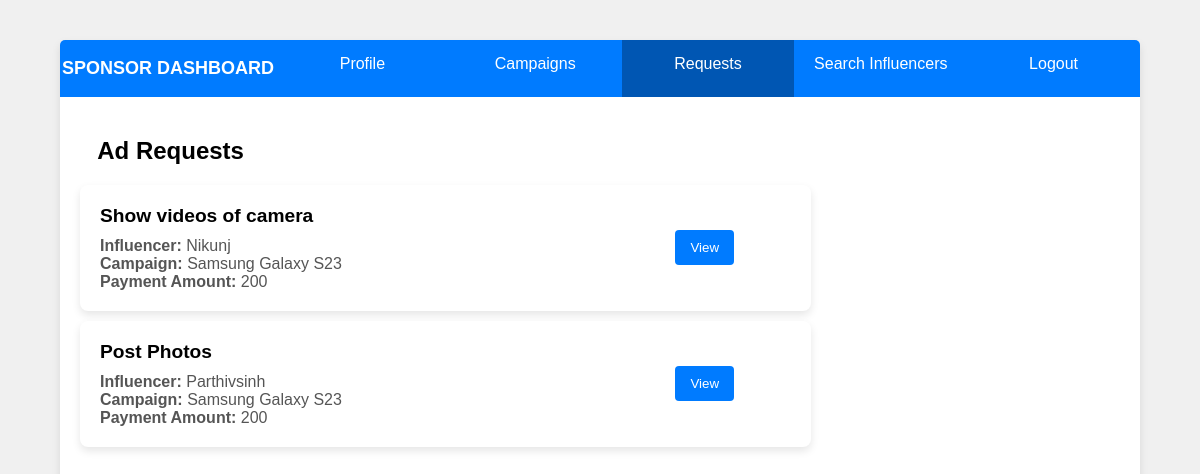
Page /spo-requests (signed in) on the committed database.
### main.py (models this page shows)
class Ad(db.Model):
    __tablename__ = 'ad_requests'
    ad_id = db.Column(db.Integer, autoincrement=True, primary_key=True, unique=True, nullable=False)
    ad_name = db.Column(db.String)
    campaign_id = db.Column(db.Integer, db.ForeignKey('campaigns.campaign_id'))
    requirements = db.Column(db.String)
    payment_amount = db.Column(db.Integer)
    payment_requested = db.Column(db.Integer)
    status = db.Column(db.String)
    spo_id = db.Column(db.Integer, db.ForeignKey('sponsors.sponsor_id'))
    inf_id = db.Column(db.Integer, db.ForeignKey('influencers.influencer_id'))
    campaign = db.relationship('Campaign', backref='ads')
    influencer = db.relationship('Influencer', backref='ads')

class Influencer(db.Model):
    __tablename__ = 'influencers'
    influencer_id = db.Column(db.Integer, autoincrement=True, primary_key=True, unique=True, nullable=False)
    name = db.Column(db.String, nullable=False)
    email = db.Column(db.String, nullable=False)
    platforms = db.Column(db.String)
    reach = db.Column(db.String)
    category = db.Column(db.String)
    bio = db.Column(db.String)
    user_id = db.Column(db.Integer, db.ForeignKey('users.user_id'))

class Campaign(db.Model):
    __tablename__ = 'campaigns'
    campaign_id = db.Column(db.Integer, autoincrement=True, primary_key=True, unique=True, nullable=False)
    campaign_name = db.Column(db.String, nullable=False)
    sponsor_id = db.Column(db.Integer, db.ForeignKey('sponsors.sponsor_id'))
    budget = db.Column(db.String)
    description = db.Column(db.String)
    start_date = db.Column(db.String)
    end_date = db.Column(db.String)
    visibility = db.Column(db.String)
    goals = db.Column(db.String)
    remarks = db.Column(db.String, default='active')
    sponsor = db.relationship('Sponsor', backref='campaigns')

### main.py (the view)
@app.route('/spo-requests', methods=['GET', 'POST'])
def spo_requests():
    if 'user_id' in session:
        spo = Sponsor.query.filter_by(user_id=session['user_id']).first()
        if spo:
            spo_id = spo.sponsor_id
            requests = Ad.query.filter_by(spo_id=spo_id).all()
            return render_template('spo-requests.html', requests=requests)
    return redirect(url_for('index'))

### templates/spo-requests.html (shortened to what this page needs)
<!DOCTYPE html>
<!DOCTYPE html>
<html lang="en">
<head>
</head>
<body>
    <div class="container">
        <div class="nav">
            <p class="page-title">SPONSOR DASHBOARD</p>
            <a href='/spo-prof'>Profile</a>
            <a href="/spo-campaigns">Campaigns</a>
            <a href="/spo-requests" class="active">Requests</a>
            <a href="/spo-search">Search Influencers</a>
            <a href="/">Logout</a>
        </div>
        <div class="card-container">
            <h2>Ad Requests</h2>
            {% for request in requests %}
            <div class="card">
                <div class="card-info">
                    <h3>{{request.ad_name}}</h3>
                    <p><strong>Influencer: </strong>{{request.influencer.name}}</p>
                    <p><strong>Campaign: </strong>{{request.campaign.campaign_name}}</p>
                    <p><strong>Payment Amount: </strong>{{request.payment_amount}}</p>
                </div>
                <div class="card-buttons">
                    <form action="{{ url_for('view_ad_spo', ad_id=request.ad_id) }}" method="GET" style="display:inline;">
                        <button type="submit" class="view-btn">View</button>
                    </form>
                </div>
            </div>
            {% endfor %}
        </div>
    </div>
</body>
</html>

### templates/spo-requests.html (style rules this page uses)
body { font-family: Arial, sans-serif; background-color: #f0f0f0; display: flex; justify-content: center; align-items: center; height: 100vh; margin: 0; }
.container { margin-top: 0%; width: 90%; max-width: 2000px; height: 90%; background-color: #fff; border-radius: 5px; box-shadow: 0 4px 8px rgba(0, 0, 0, 0.1); overflow-x: hidden; overflow-y: scroll; position: relative; }
.nav { display: flex; background-color: #007BFF; position: sticky; top: 0; }
.nav a { flex: 1; padding: 15px; text-align: center; text-decoration: none; color: #fff; transition: background-color 0.3s; }
.nav .active { background-color: #0056b3; }
.page-title { width: 20%; color: white; text-align: center; font-weight: 600; font-size: large; }
.card-container { padding: 20px; width: 80%; }
.card { margin: 10px 0 0 0; display: flex; justify-content: space-between; align-items: center; background-color: #fff; border-radius: 8px; box-shadow: 0 4px 8px rgba(0,0,0,0.1); padding: 20px; width: 80%; }
.card-info { flex: 3; }
.card-info h3 { margin: 0 0 10px 0; font-size: 1.2em; }
.card-info p { margin: 0; color: #555; }
.card-buttons { flex: 1; display: flex; justify-content: space-around; align-items: center; }
.card-buttons button { padding: 10px 15px; border: none; border-radius: 4px; cursor: pointer; transition: background-color 0.3s; }
.view-btn { background-color: #007BFF; color: #fff; }
h2 { margin-left: 2%; }

### rows in the picture
Ad: ad_name "Show videos of camera", influencer.name "Nikunj", campaign.campaign_name "Samsung Galaxy S23", payment_amount "200"
Ad: ad_name "Post Photos", influencer.name "Parthivsinh", campaign.campaign_name "Samsung Galaxy S23", payment_amount "200"
